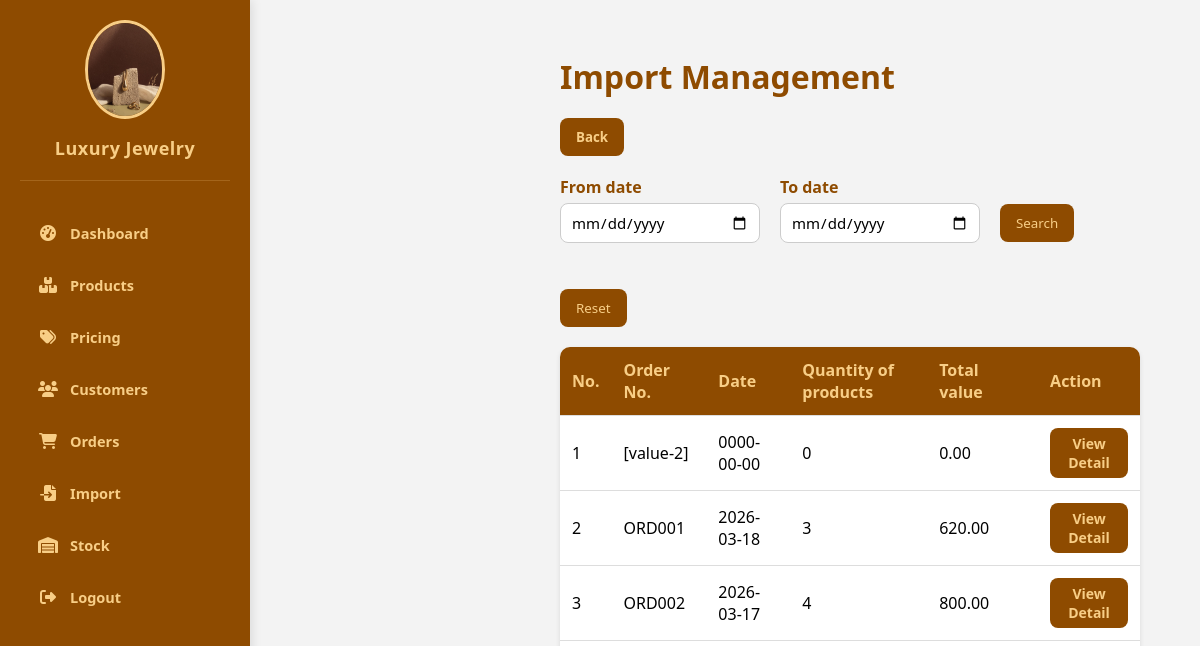
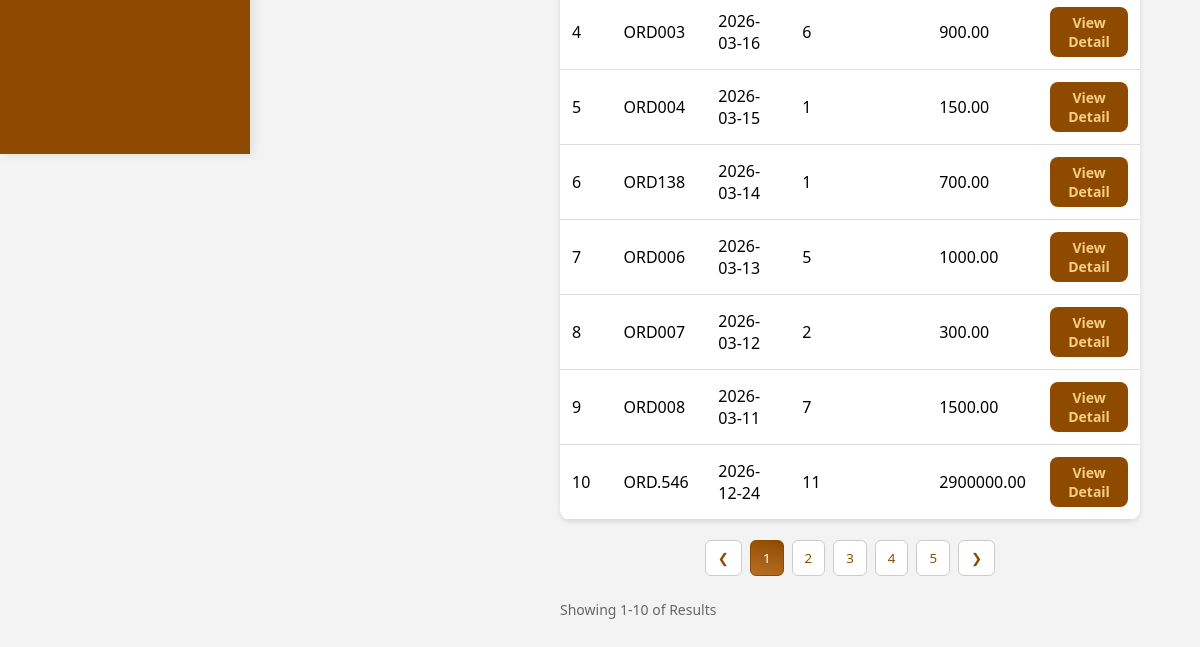
The page /Jewellery/admin/Import_product/search_form.php on the database as committed earlier (2 pictures, top to bottom).
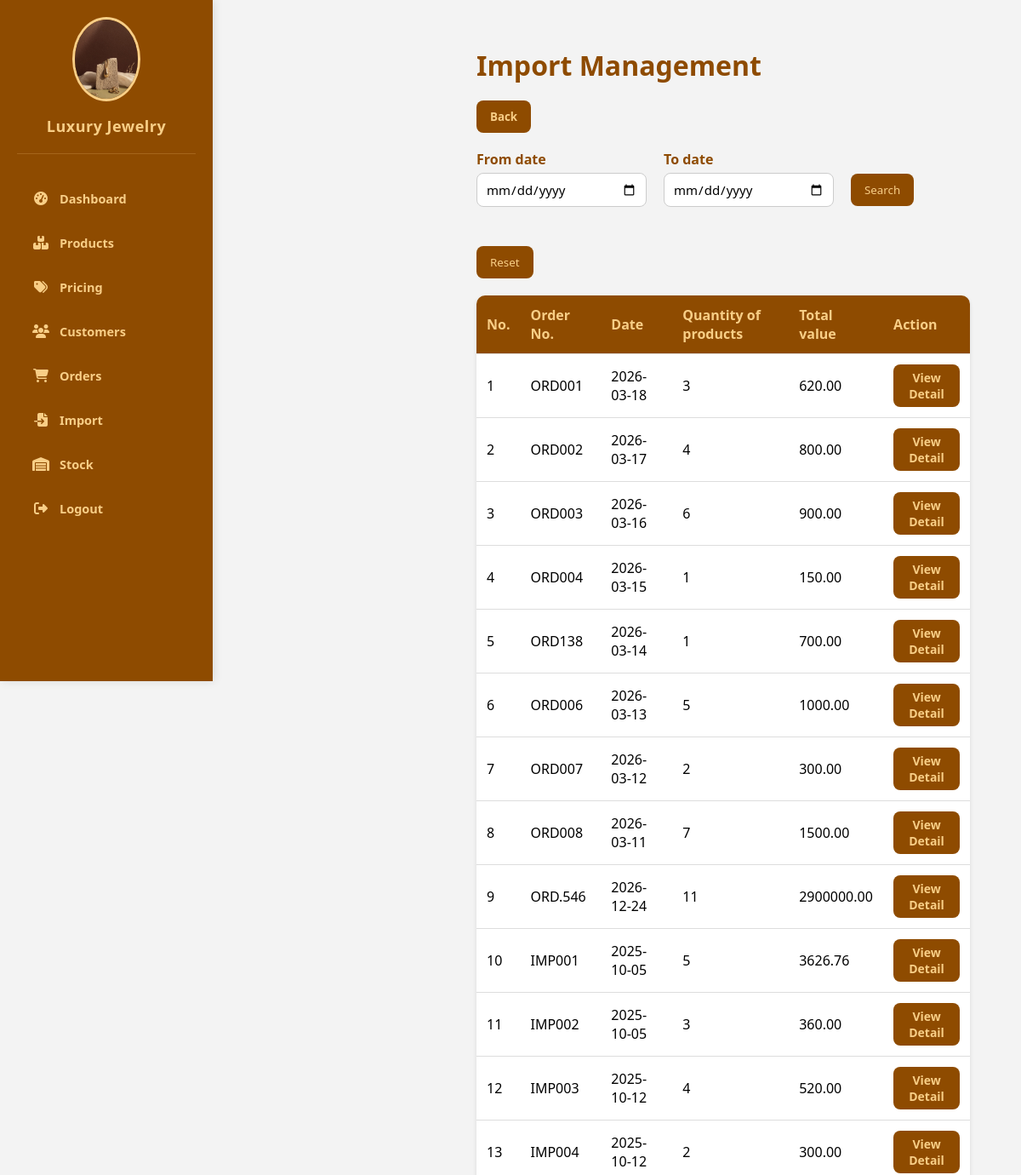
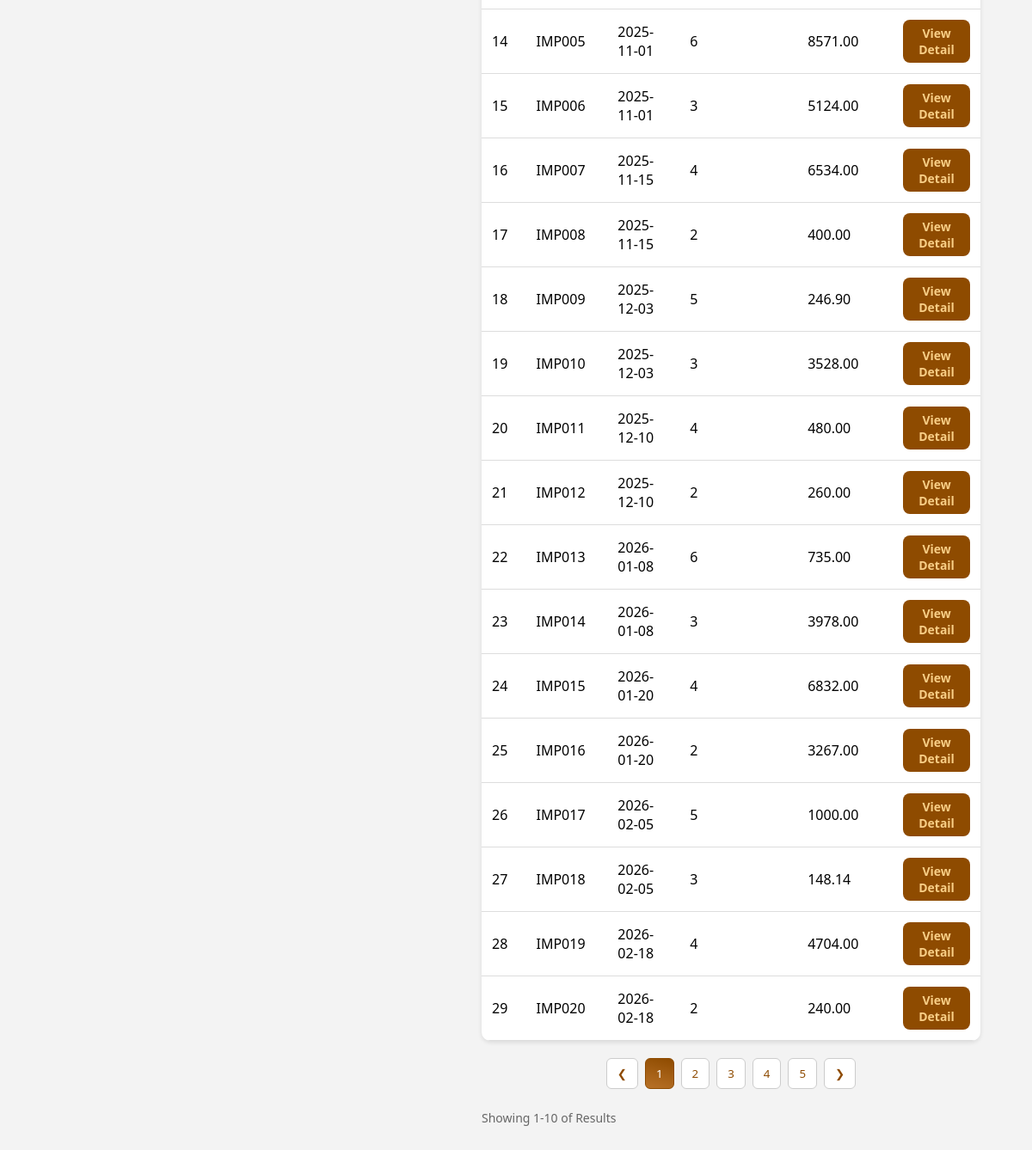
The same page on the database as committed later (2 pictures, top to bottom).
### tables this page shows
CREATE TABLE `goods_receipt` (
  `id` int(11) NOT NULL AUTO_INCREMENT,
  `order_number` varchar(50) NOT NULL,
  `entry_date` date NOT NULL,
  `supplier` varchar(255) DEFAULT NULL,
  `total_quantity` int(11) DEFAULT 0,
  `total_value` decimal(15,2) DEFAULT 0.00,
  `status` enum('Draft','Completed') DEFAULT 'Draft',
  `created_at` timestamp NOT NULL DEFAULT current_timestamp(),
  PRIMARY KEY (`id`)
);

### Jewellery/admin/Import_product/search_form.php (the view, shortened to what this page needs)
<!DOCTYPE html>
<html lang="vi">
<head>
  <link rel="stylesheet" href="../admin_function.css">
  <link rel="stylesheet" href="https://cdnjs.cloudflare.com/ajax/libs/font-awesome/6.4.0/css/all.min.css">
</head>
<body>
<?php include '../sidebar_include.php'; ?>
<div class="content">
  <main>
    <header><h1>Import Management</h1></header>
    <div class="back-button-container">
      <button type="button" class="btn" onclick="window.location.href='import_management.php'">Back</button>
    </div>
    <div class="search-section">
      <div class="search-group">
        <label class="search-label">From date</label>
        <input type="date" class="search-input">
      </div>
      <div class="search-group">
        <label class="search-label">To date</label>
        <input type="date" class="search-input">
      </div>
      <button class="btn-search" onclick="window.location.href='search_form.php'">Search</button>
      <button class="btn-reset">Reset</button>
    </div>
    <div class="user-list">
      <table>
        <thead>
          <tr>
            <th>No.</th>
            <th>Order No.</th>
            <th>Date</th>
            <th>Quantity of products</th>
            <th>Total value</th>
            <th>Action</th>
          </tr>
        </thead>
        <?php
        include __DIR__ . "/../../config/config.php";
        $sql = "SELECT * FROM goods_receipt WHERE 1";
        $result = $conn->query($sql);
        $i=1;
        ?>
        <tbody>
            <?php while($row = $result->fetch_assoc()): ?>
            <tr>
              <td><?= $i++ ?></td>
              <td><?= $row['order_number'] ?></td>
              <td><?= $row['entry_date'] ?></td>
              <td><?= $row['total_quantity'] ?></td>
              <td><?= $row['total_value'] ?></td>
              <td>
                <a href="entry_form_detail.php?id=<?= $row['id'] ?>" class="btn small">View Detail</a>
              </td>
            </tr>
        <?php endwhile; ?>
        </tbody>
      </table>
    </div>
    <div class="pagination">
      <button class="pagination-btn">&#10094;</button>
      <button class="pagination-btn active">1</button>
      <button class="pagination-btn">2</button>
      <button class="pagination-btn">3</button>
      <button class="pagination-btn">4</button>
      <button class="pagination-btn">5</button>
      <button class="pagination-btn">&#10095;</button>
    </div>
    <div class="pagination-info">Showing 1-10 of Results</div>
  </main>
</div>
</body>
</html>

Rows that differ between the two databases and show on the page:
removed goods_receipt: order_number "[value-2]", entry_date "0000-00-00", total_quantity "0", total_value "0.00"
added goods_receipt: order_number "IMP001", entry_date "2025-10-05", total_quantity "5", total_value "3626.76"
added goods_receipt: order_number "IMP002", entry_date "2025-10-05", total_quantity "3", total_value "360.00"
added goods_receipt: order_number "IMP003", entry_date "2025-10-12", total_quantity "4", total_value "520.00"
added goods_receipt: order_number "IMP004", entry_date "2025-10-12", total_quantity "2", total_value "300.00"
added goods_receipt: order_number "IMP005", entry_date "2025-11-01", total_quantity "6", total_value "8571.00"
added goods_receipt: order_number "IMP006", entry_date "2025-11-01", total_quantity "3", total_value "5124.00"
added goods_receipt: order_number "IMP007", entry_date "2025-11-15", total_quantity "4", total_value "6534.00"
added goods_receipt: order_number "IMP008", entry_date "2025-11-15", total_quantity "2", total_value "400.00"
added goods_receipt: order_number "IMP009", entry_date "2025-12-03", total_quantity "5", total_value "246.90"
added goods_receipt: order_number "IMP010", entry_date "2025-12-03", total_quantity "3", total_value "3528.00"
added goods_receipt: order_number "IMP011", entry_date "2025-12-10", total_quantity "4", total_value "480.00"
added goods_receipt: order_number "IMP012", entry_date "2025-12-10", total_quantity "2", total_value "260.00"
added goods_receipt: order_number "IMP013", entry_date "2026-01-08", total_quantity "6", total_value "735.00"
added goods_receipt: order_number "IMP014", entry_date "2026-01-08", total_quantity "3", total_value "3978.00"
added goods_receipt: order_number "IMP015", entry_date "2026-01-20", total_quantity "4", total_value "6832.00"
added goods_receipt: order_number "IMP016", entry_date "2026-01-20", total_quantity "2", total_value "3267.00"
added goods_receipt: order_number "IMP017", entry_date "2026-02-05", total_quantity "5", total_value "1000.00"
added goods_receipt: order_number "IMP018", entry_date "2026-02-05", total_quantity "3", total_value "148.14"
added goods_receipt: order_number "IMP019", entry_date "2026-02-18", total_quantity "4", total_value "4704.00"
added goods_receipt: order_number "IMP020", entry_date "2026-02-18", total_quantity "2", total_value "240.00"
